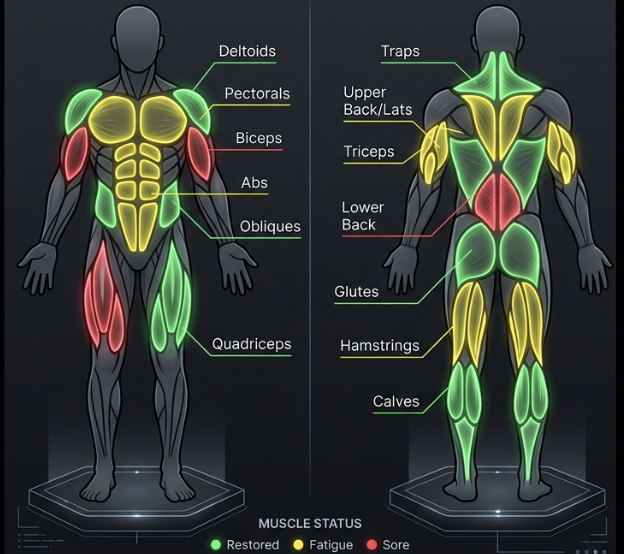
#> input picture Screenshot 2026-06-20 alle 11.03.12.png, 624 x 554 px
$ python test_sat.py
#> lines starting #> are read from the running program, lines starting #| are printed output that depends on the picture; after the words box and inside, x2 and y2 are one past the last pixel; in counts of white or black regions, pixels touching at a corner belong together
import cv2
import numpy as np
import json

img = cv2.imread('Screenshot 2026-06-20 alle 11.03.12.png')
#> img is the input picture: shape (554, 624, 3); mean B, G, R 50.4, 55.8, 50.9
hsv = cv2.cvtColor(img, cv2.COLOR_BGR2HSV)
#> hsv: shape (554, 624, 3); mean H, S, V 96.3, 67.7, 62.1
s = hsv[:,:,1]
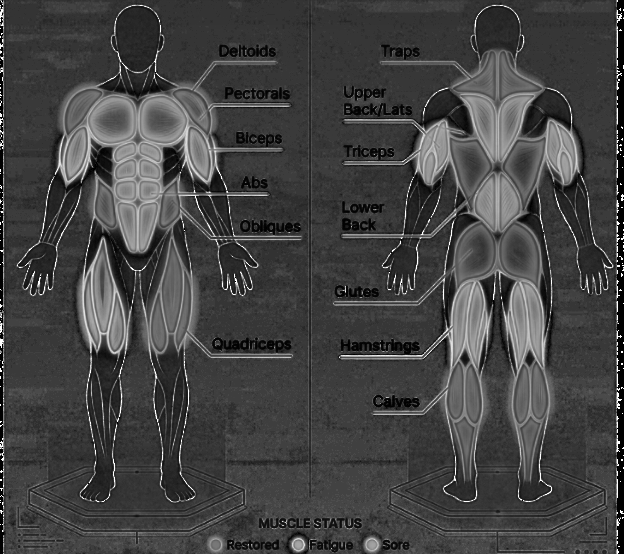
#> s: shape (554, 624); min 0, max 255, mean 67.7

# Threshold saturation to find colored regions
_, thresh = cv2.threshold(s, 50, 255, cv2.THRESH_BINARY)
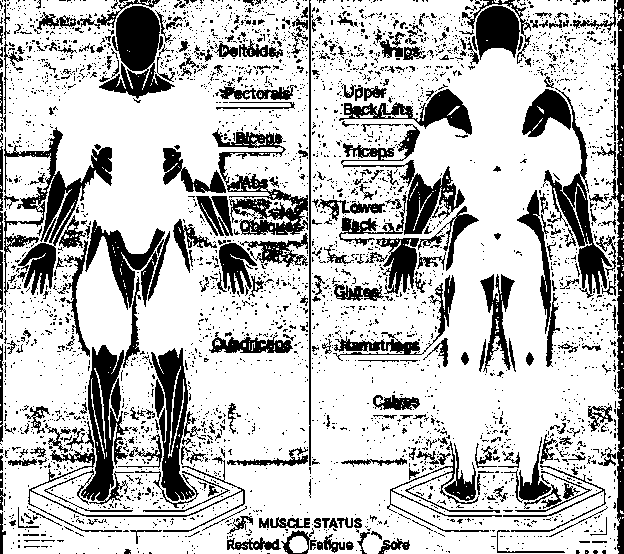
#> thresh: shape (554, 624); 75.1% white; 3554 black regions (3241 under 20 px), largest, box (x1, y1, x2, y2) and area: (4, 127, 112, 296) 4542, (44, 345, 134, 512) 4042, (573, 0, 624, 554) 3580

# Morphological operations to clean up
kernel = np.ones((5,5), np.uint8)
thresh = cv2.morphologyEx(thresh, cv2.MORPH_CLOSE, kernel)
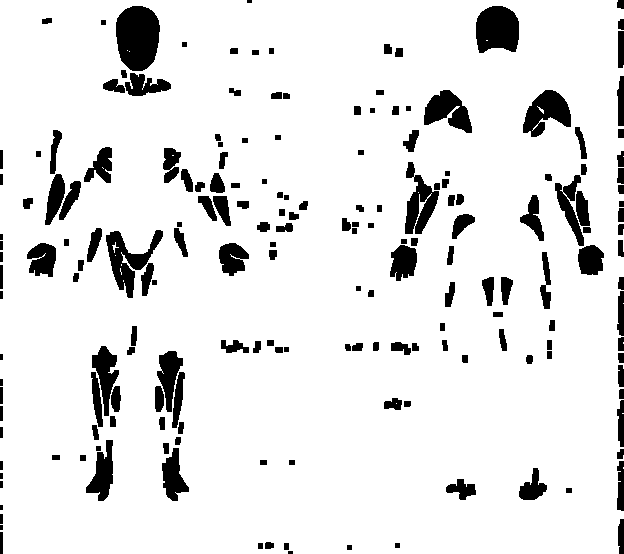
#> thresh: shape (554, 624); 90.1% white; 189 black regions (7 under 20 px), largest, box (x1, y1, x2, y2) and area: (116, 6, 160, 71) 2315, (476, 6, 519, 53) 1684, (106, 230, 163, 298) 1465
thresh = cv2.morphologyEx(thresh, cv2.MORPH_OPEN, kernel)
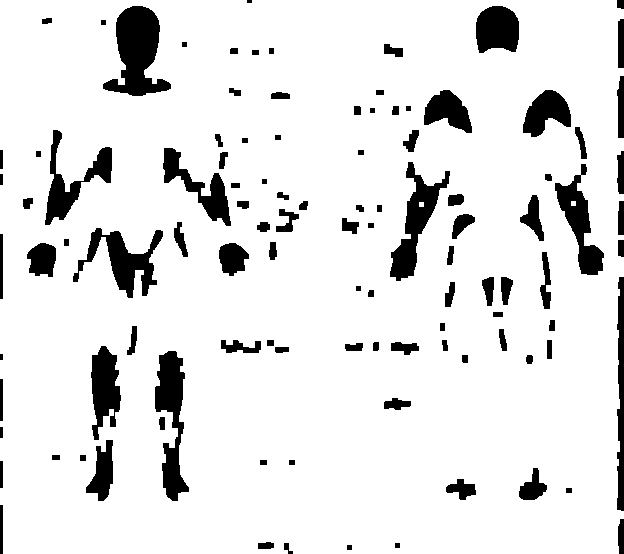
#> thresh: shape (554, 624); 89.5% white; 107 black regions (2 under 20 px)

# Save the threshold image to check
cv2.imwrite('public/thresh.png', thresh)

contours, _ = cv2.findContours(thresh, cv2.RETR_EXTERNAL, cv2.CHAIN_APPROX_SIMPLE)
#> contours = 1 contour; box (x1, y1, x2, y2) and area: (0, 0, 624, 554) 340917

paths = []
for cnt in contours:
    area = cv2.contourArea(cnt)
    if area < 500:
        continue

    epsilon = 0.005 * cv2.arcLength(cnt, True)
    approx = cv2.approxPolyDP(cnt, epsilon, True)

    path_data = []
    for i, pt in enumerate(approx):
        x, y = pt[0]
        if i == 0:
            path_data.append(f"M{x},{y}")
        else:
            path_data.append(f"L{x},{y}")
    path_data.append("Z")

    M = cv2.moments(cnt)
    if M["m00"] != 0:
        cx = int(M["m10"] / M["m00"])
        cy = int(M["m01"] / M["m00"])
    else:
        cx, cy = 0, 0

    paths.append({"path": " ".join(path_data), "cx": cx, "cy": cy, "area": area})
#> this loop made 1 pass
#> (area, epsilon, approx, cx, cy) on pass 1: (340917, 12.48, [[0, 0], [3, 553], [618, 553], [616, 0]], 309, 276)
#> after the loop, paths = 1 item

print(f"Found {len(paths)} muscle regions via saturation")
#| Found 1 muscle regions via saturation
with open('muscle_paths_sat.json', 'w') as f:
    json.dump(paths, f)
